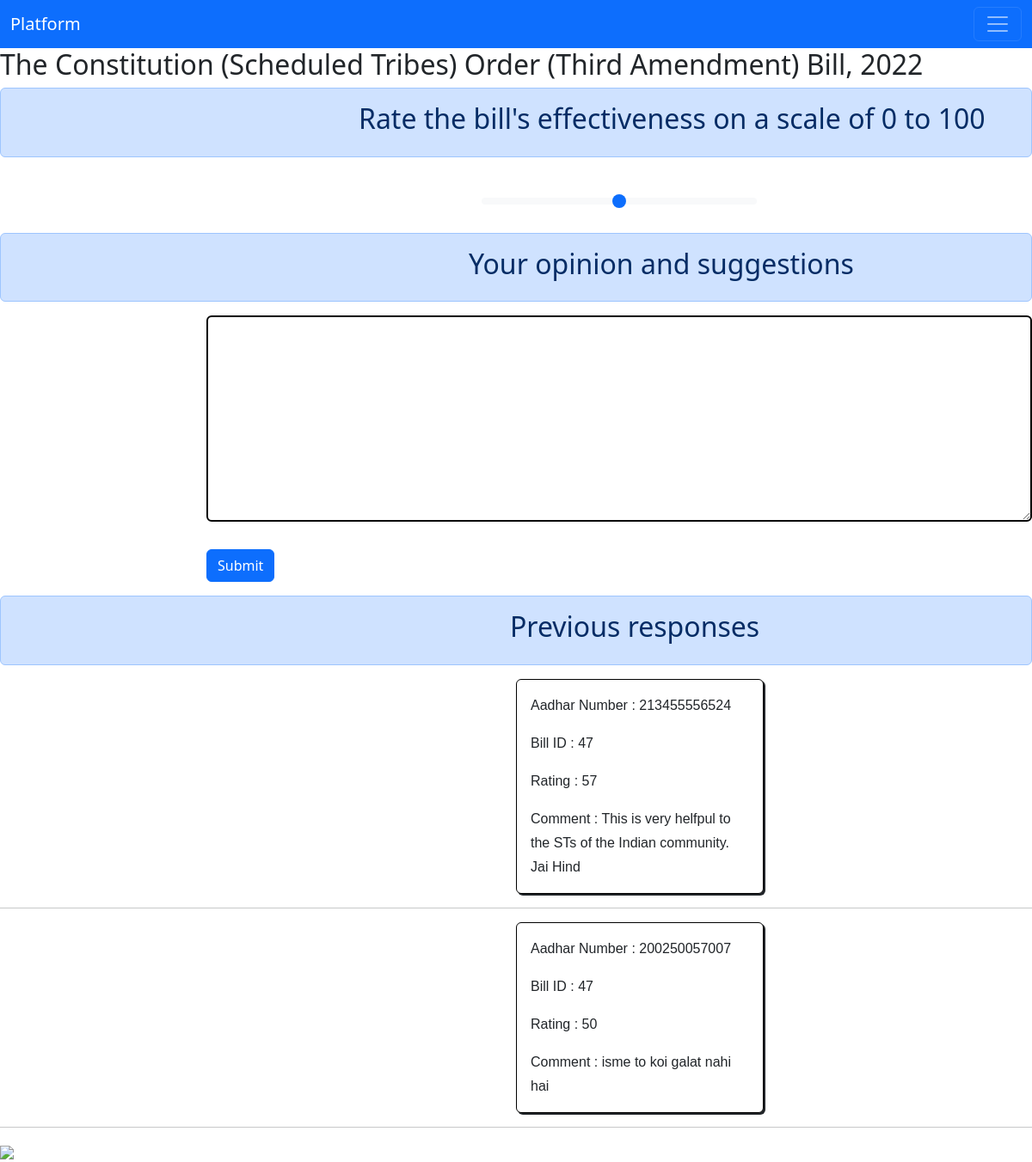
/bills/47/900328597194, run on the app's committed database.
### main.py (models this page shows)
class Bills(db.Model):
    __tablename__='bills'
    BID=db.Column(db.Integer, primary_key=True)
    BName=db.Column(db.String)
    Ministry=db.Column(db.String)
    status=db.Column(db.String)
    Description=db.Column(db.String)
    year=db.Column(db.Integer)

class Opinions(db.Model):
    __tablename__='opinions'
    resnum=db.Column(db.Integer, primary_key=True, autoincrement=True)
    Aanum=db.Column(db.Integer, db.ForeignKey("users.Aanum"), nullable=False)
    BID=db.Column(db.Integer, db.ForeignKey("bills.BID"), nullable=False)
    rating=db.Column(db.Integer)
    comments=db.Column(db.String)

### main.py (the view, shortened to what this page needs)
@app.route("/bills/<int:BID>/<int:Aanum>", methods=["POST", "GET"])
def respons(BID, Aanum):
    bill=Bills.query.filter_by(BID=BID).first()
    if request.method=="GET":
        opinions=Opinions.query.filter_by(Aanum=Aanum, BID=BID).all()
        if opinions:
            opinions=Opinions.query.filter_by(BID=BID).all()
            return render_template("exists.html",Aanum=Aanum, BID=BID, opinions=opinions, bill=bill)
        opinions=Opinions.query.filter_by(BID=BID).all()
        return render_template("response.html",Aanum=Aanum, BID=BID, opinions=opinions, bill=bill)

### templates/response.html (shortened to what this page needs)
<!DOCTYPE html>
<html>
    <head><title>students</title>
      <link href="https://cdn.jsdelivr.net/npm/bootstrap@5.3.0/dist/css/bootstrap.min.css" rel="stylesheet">
    </head>
<body>
  <nav class="navbar navbar-dark bg-primary">
    <div class="container-fluid">
      <a class="navbar-brand" href="#">Platform</a>
      <button class="navbar-toggler" type="button" data-bs-toggle="collapse" data-bs-target="#navbarSupportedContent" aria-controls="navbarSupportedContent" aria-expanded="false" aria-label="Toggle navigation">
        <span class="navbar-toggler-icon"></span>
      </button>
    </div>
  </nav>
  <h2>{{bill["BName"]}}</h2>
<form action="/bills/{{BID}}/{{Aanum}}" method="POST" id='respnse-form'>
    <div>
      <div class="alert alert-primary" role="alert">
        <h2 style="margin-left:25rem">Rate the bill's effectiveness on a scale of 0 to 100</h2>
      </div>
        <br>
        <input type="range" class="form-range" name="rating" id="customRange1" style="width:20rem;margin-left:35rem;height:0.9rem;color:red">
        <br></br>
        </div>
            <div class="input-group">
              <div class="alert alert-primary" style="width:100%" role="alert">
                <h2 style="margin-left:33rem">Your opinion and suggestions</h2>
              </div>
            </div>
              <textarea class="form-control" aria-label="With textarea" name="comments" style="border:2px solid black;width:60rem;height:15rem;margin-left:15rem"></textarea>
            <div>
              <button type="submit" class="btn btn-primary mb-3" value="Submit" style="margin-left:15rem;margin-top:2rem">Submit</button>
            </div>
        </form>
        <div class="alert alert-primary" style="width:100%" role="alert">
          <h2 style="margin-left:36rem">Previous responses</h2>
        </div>
        {%for response in opinions%}
        <div class="card" style="width: 18rem;border:1px solid black;box-shadow:2px 2px;margin-left:37.5rem">
          <div class="card-body">
            <p class="card-text">Aadhar Number : {{response["Aanum"]}} </p>
            <p class="card-text">Bill ID : {{response["BID"]}} </p>
            <p class="card-text">Rating : {{response["rating"]}} </p>
            <p class="card-text">Comment : {{response["comments"]}} </p>
          </div>
        </div>
        <hr/>
        {% endfor %}
        <img src="static/histogram.jpeg">
</body>
</html>

### templates/response.html (style rules this page uses)
body { background-color: white; }
p { font-family: "Nunito", sans-serif; font-size: 16px; line-height: 28px; }
div { padding: 40; margin: 40; border-radius: 40; }

### data on the page
Bills: BName "The Constitution (Scheduled Tribes) Order (Third Amendment) Bill, 2022"
Opinions: Aanum "213455556524", BID "47", rating "57", comments "This is very helfpul to the STs of the Indian community. Jai Hind"
Opinions: Aanum "200250057007", BID "47", rating "50", comments "isme to koi galat nahi hai"
